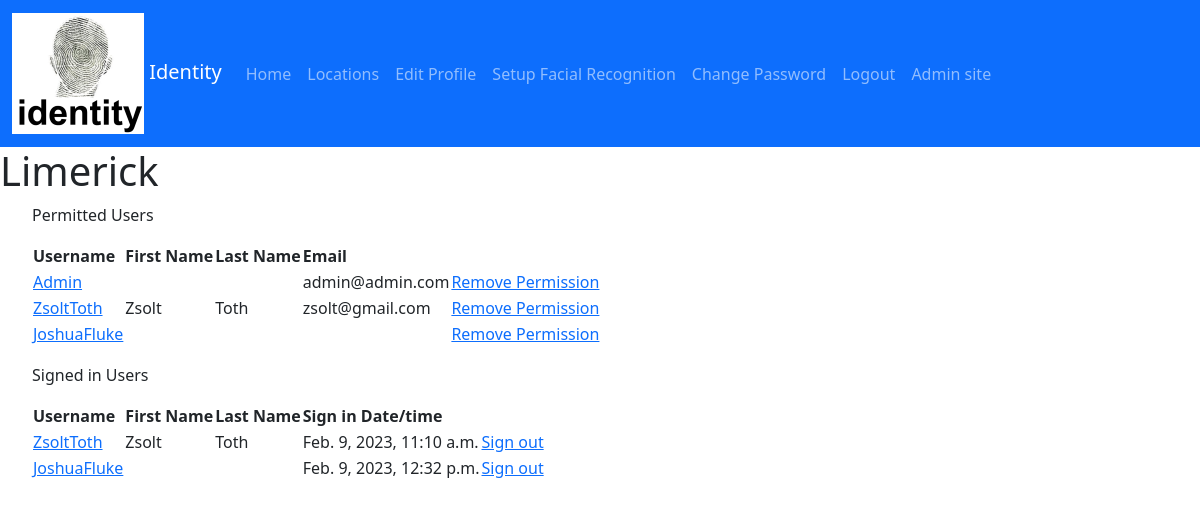
/locations/1/ (signed in), run on the app's committed database.
### identity/models.py (models this page shows, shortened)
class Location(models.Model):
    id = models.AutoField(primary_key=True)
    address = models.CharField(max_length=200)
    description = models.CharField(max_length=200)
    email = models.EmailField(max_length=200, unique=True)
    name = models.CharField(max_length=200, unique=True)
    telephone = models.CharField(max_length=20)

class LocationPermission(models.Model):
    location_id = models.ForeignKey(Location, on_delete=models.CASCADE)
    user_account_id = models.ForeignKey(
        settings.AUTH_USER_MODEL,
        on_delete=models.CASCADE,
    )

class UserAccount(AbstractUser):
    is_face_recognition_enabled = models.BooleanField(default=False)
    is_twin = models.BooleanField(default=False)
    telephone = models.CharField(max_length=20, blank=True)

class Roster(models.Model):
    id = models.AutoField(primary_key=True)
    location_id = models.ForeignKey(Location, on_delete=models.CASCADE)
    sign_in_date = models.DateTimeField('date signed in', auto_now_add=True)
    sign_out_date = models.DateTimeField(
        'date signed out', blank=True, null=True)
    user_account_id = models.ForeignKey(
        settings.AUTH_USER_MODEL,
        on_delete=models.CASCADE,
    )

### identity/views.py (the view)
# urls.py: path('locations/<int:location_id>/',views.location_details, name='details'),
@login_required
def location_details(request, location_id):
    location = get_object_or_404(Location, pk=location_id)
    return render(request, 'locations/details.html', {'location': location})

### identity/templates/locations/details.html (shortened to what this page needs)
{% extends "master.html" %}
{% block content %}
    <h1>{{ location.name }}</h1>
    {% if location.locationpermission_set.all %}
        <ul>
            <p id="my-desc">Permitted Users</p>
            <table aria-describedby="my-desc">
                <tr>
                    <th>Username</th>
                    <th>First Name</th>
                    <th>Last Name</th>
                    <th>Email</th>
                    <th>
                    </th>
                </tr>
                {% for location_permission in location.locationpermission_set.all %}
                    <tr>
                        <td>
                            <a href="{% url 'user-account-details' location_permission.user_account_id.id %}">{{ location_permission.user_account_id.username }}</a>
                        </td>
                        <td>{{ location_permission.user_account_id.first_name }}</td>
                        <td>{{ location_permission.user_account_id.last_name }}</td>
                        <td>{{ location_permission.user_account_id.email }}</td>
                        <td>
                            <a href="{% url 'remove-permission' location_permission.location_id.id location_permission.user_account_id.id %}">Remove Permission</a>
                        </td>
                    </tr>
                {% endfor %}
            </table>
        </ul>
    {% else %}
        <p>No Permissions are set for this location.</p>
    {% endif %}
    {% if location.roster_set.all %}
        <ul>
            <p id="roster-desc">Signed in Users</p>
            <table aria-describedby="roster-desc">
                <tr>
                    <th>Username</th>
                    <th>First Name</th>
                    <th>Last Name</th>
                    <th>Sign in Date/time</th>
                    <th>
                    </th>
                </tr>
                {% for roster in location.roster_set.all %}
                    <tr>
                        <td>
                            <a href="{% url 'user-account-details' roster.user_account_id.id %}">{{ roster.user_account_id.username }}</a>
                        </td>
                        <td>{{ roster.user_account_id.first_name }}</td>
                        <td>{{ roster.user_account_id.last_name }}</td>
                        <td>{{ roster.sign_in_date }}</td>
                        <td>
                            <a href="{% url 'sign_out' roster.id %}">Sign out</a>
                        </td>
                    </tr>
                {% endfor %}
            </table>
        </ul>
    {% else %}
        <p>No Permissions are set for this location.</p>
    {% endif %}
{% endblock content %}

### data on the page
Location: name "Limerick"
LocationPermission: user_account_id.username "Admin", user_account_id.email "admin@admin.com"
LocationPermission: user_account_id.username "ZsoltToth", user_account_id.first_name "Zsolt", user_account_id.last_name "Toth", user_account_id.email "zsolt@gmail.com"
LocationPermission: user_account_id.username "JoshuaFluke"
Roster: user_account_id.username "ZsoltToth", user_account_id.first_name "Zsolt", user_account_id.last_name "Toth", sign_in_date "Feb. 9, 2023, 11:10 a.m."
Roster: user_account_id.username "JoshuaFluke", sign_in_date "Feb. 9, 2023, 12:32 p.m."
